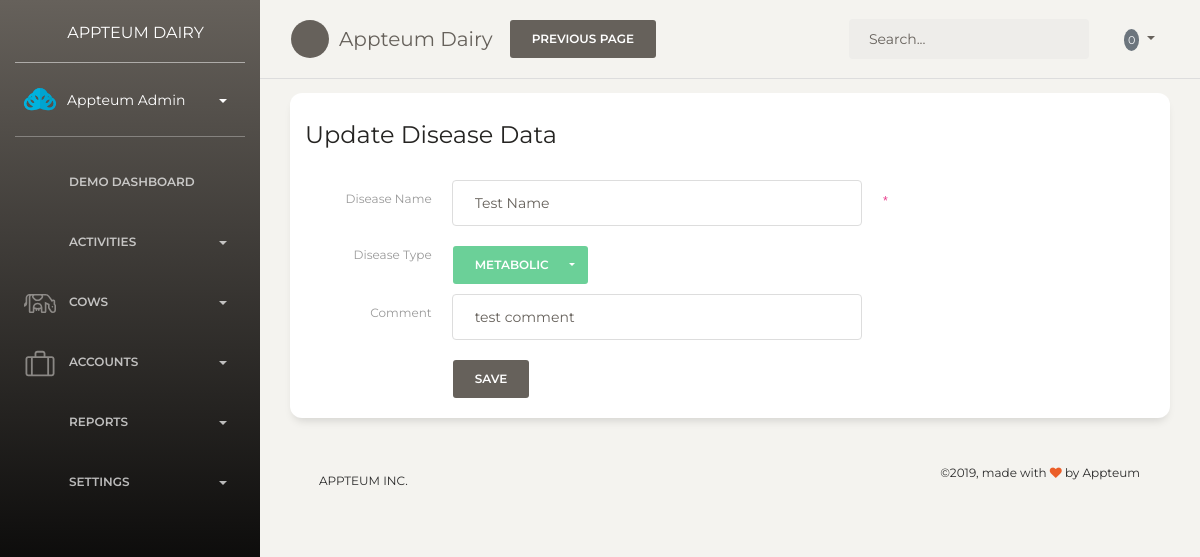
Screenshot of /diseas/edit/1 with the database file from the repository.
### tables this page shows
CREATE TABLE `diseases` (
  `id` int(11) NOT NULL,
  `name` varchar(80) NOT NULL,
  `type` varchar(50) NOT NULL,
  `comment` text NOT NULL,
  `created_at` timestamp NOT NULL DEFAULT CURRENT_TIMESTAMP
);

CREATE TABLE `diseas_type` (
  `id` int(11) NOT NULL,
  `name` varchar(50) NOT NULL
);

### application/controllers/Diseas.php (called while the page is built, shortened)
<?php
class Diseas extends CI_Controller {
	public function __construct()
    {
        $this->load->model('diseases');
    }
	public function edit($id)
	{
		$data['diseases'] = $this->diseases->edit($id);
		$data['types'] = $this->diseases->diseas_type();
		$data['content']=$this->load->view('diseas/edit-diseas',$data,true);
		$this->load->view('layout/master',$data);
	}
}

### index.php (called while the page is built, shortened)
<?php
require_once BASEPATH.'core/CodeIgniter.php';

### application/models/Diseases.php (called while the page is built, shortened)
<?php
class Diseases extends CI_Model {
	protected $table = 'diseases';
    public function edit($id){
        $query =  $this->db->get_where($this->table, array('id' => $id));;
        return $query->result();
    }
    public  function diseas_type()
    {
        $query = $this->db->get('diseas_type');
        return $query->result();
    }
}

### application/views/diseas/edit-diseas.php (the view, shortened to what this page needs)
<div class="content">
    <div class="printarea">
        <div class="row">
            <div class="col-md-12">
                <?php foreach ($diseases as  $value) {?>
                 <?php echo form_open_multipart('diseas/update/'.$value->id,'class="form-horizontal" id="addDiseas"'); ?>
                 <div class="card">
                    <div class="card-header">
                        <h4 class="card-title">Update Disease Data</h4>
                    </div>
                    <div class="card-body">
                        <div class="row">
                            <label class="col-sm-2 col-form-label">Disease Name</label>
                            <div class="col-sm-6">
                                <div class="form-group">
                                    <input autocomplete="off" type="text" class="form-control" name="name" value="<?php echo $value->name ?>" required="true" />
                                </div>
                            </div>
                            <div class="col-sm-2 label-on-right">
                                <code>*</code>
                            </div>
                        </div>
                        <div class="row">
                            <label class="col-sm-2 col-form-label">Disease Type</label>
                            <div class="col-sm-6">
                                <select class="selectpicker" data-style="btn btn-success btn-block" data-size="4" name="type" required="true">
                                    <?php foreach ($types as  $type) {?>
                                        <option value="<?php echo $type->id ?>"
                                            <?php if($value->type == $type->id) echo "selected"; ?>
                                            ><?php echo $type->name ?></option>
                                    <?php } ?>
                                </select>
                            </div>
                            <div class="col-sm-2 label-on-right">
                            </div>
                        </div>
                        <div class="row">
                            <label class="col-sm-2 col-form-label">Comment</label>
                            <div class="col-sm-6">
                                <div class="form-group">
                                    <input autocomplete="off" type="text" class="form-control" name="comment" value="<?php echo $value->comment ?>" />
                                </div>
                            </div>
                            <div class="col-sm-2 label-on-right">
                            </div>
                        </div>
                        <div class="row">
                            <div class="col-sm-2">
                            </div>
                            <div class="col-sm-8">
                                <button class="btn btn-default" type="submit">Save</button>
                            </div>
                        </div>
                    </div>
                </div>
            </form>
        <?php  } ?>
    </div>
</div>
</div>
</div>

### rows the page displays
diseases: name "Test Name", comment "test comment"
diseas_type: name "METABOLIC"
